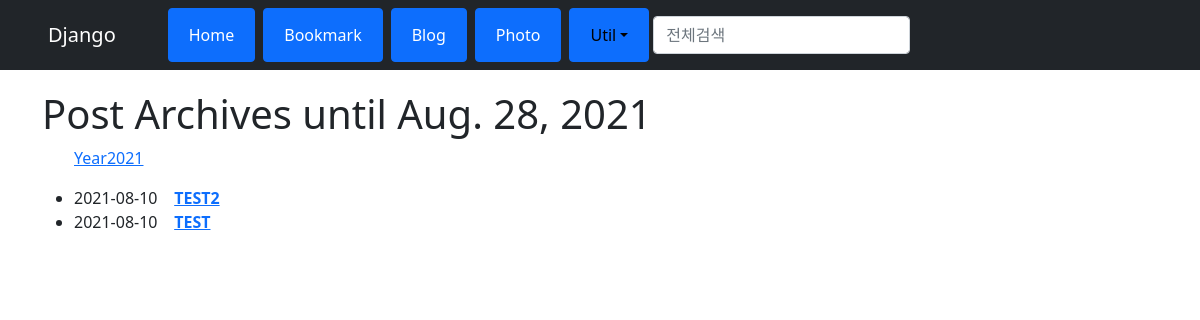
/blog2/archive/, run on an earlier commit of the app's database.
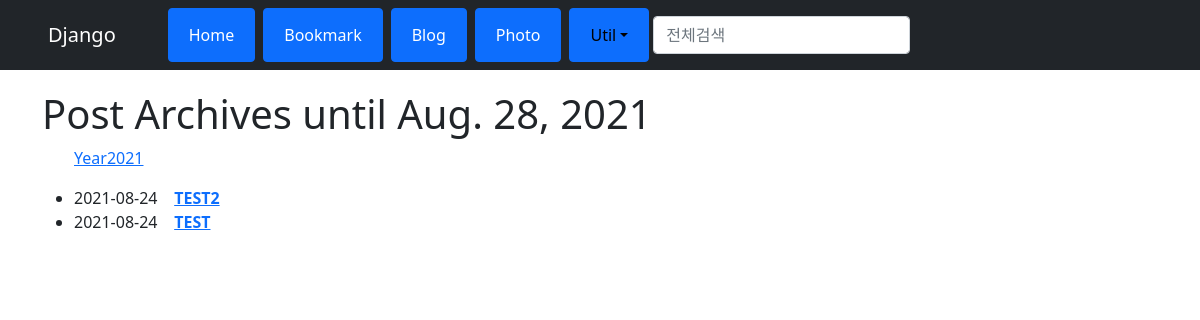
And on a later commit of the database.
### blog2/models.py (models this page shows, shortened)
class Post(models.Model):
    title = models.CharField(verbose_name='TITLE', max_length=50)
    slug = models.SlugField('SLUG', unique=True, allow_unicode=True, help_text='one word for title alias.')
    description = models.CharField('DESCRIPTION', max_length=100, blank=True, help_text='simple description text.')
    content = models.TextField('CONTENT')
    create_dt = models.DateTimeField('CREATE DATE', auto_now_add=True)
    modify_dt = models.DateTimeField('MODIFY DATE', auto_now=True)
    tags = TaggableManager(blank=True)
    class Meta:
        verbose_name = 'post'
        verbose_name_plural = 'posts'
        db_table = 'blog2_posts'
        ordering = ('-modify_dt',)
    def get_absolute_url(self):
        return reverse('blog2:post_detail', args=(self.slug,))

### blog2/views.py (the view)
# urls.py: path('archive/', views.PostAV.as_view(), name='post_archive'),
class PostAV(ArchiveIndexView):
    model = Post
    date_field = 'modify_dt'

### blog2/templates/blog2/post_archive.html (shortened to what this page needs)
{% extends "base.html" %}
{% block content %}
<h1>Post Archives until {% now "N d, Y" %}</h1>
<ul>
    {% for date in date_list %}
    <li style ="display: inline;">
    <a href="{% url 'blog2:post_year_archive' date|date:'Y' %}">Year{{ date|date:"Y" }}</a>
    </li>
    {% endfor %}
</ul>
<div>
    <ul>
        {% for post in object_list %}
        <li>{{ post.modify_dt|date:"Y-m-d" }}&nbsp;&nbsp;&nbsp;
            <a href="{{ post.get_absolute_url }}"><strong>{{ post.title }}</strong></a>
        </li>
        {% endfor %}
    </ul>
</div>
{% endblock %}

### templates/base.html (shortened to what this page needs)
<!DOCTYPE html>
<html lang="ko">
    <head>
        <link href="https://cdn.jsdelivr.net/npm/bootstrap@5.1.0/dist/css/bootstrap.min.css" rel="stylesheet">
    </head>
    <body style= "padding-top:90px">
      <nav class="navbar navbar-expand-lg navbar-dark bg-dark fixed-top">
          <span class="navbar-brand mx-5 mb-0 font-weight-bold font-italic">Django</span>
          <div class="collapse navbar-collapse" id="navbarSupportedContent">
            <ul class="navbar-nav mr-auto">
              <li class="nav-item mx-1 btn btn-primary">
                <a class="nav-link text-white" href="{% url 'home' %}">Home</a>
              </li>
              <li class="nav-item mx-1 btn btn-primary">
                <a class="nav-link text-white" href="{% url 'bookmark:index' %}">Bookmark</a>
              </li>
              <li class="nav-item mx-1 btn btn-primary">
                <a class="nav-link text-white" href="{% url 'blog2:index' %}">Blog</a>
              </li>
              <li class="nav-item mx-1 btn btn-primary">
                <a class="nav-link text-white" href="">Photo</a>
              </li>
              <li class="nav-item dropdown mx-1 btn btn-primary">
                <a class="nav-link dropdown-toggle text-black" href="#" data-toggle="dropdown">Util</a>
              </li>
            </ul>
            <form class="form-inline my-2" action="" method="post"> {% csrf_token %}
                <input class="form-control mr-sm-2" type="search" placeholder="전체검색" name="search_word">
            </form>
          </div>
      </nav>
      <div class="container">
        {% block content %} {% endblock %}
      </div>
    </body>
</html>

What changed in the data, as far as the page shows it:
changed Post "TEST2": modify_dt "2021-08-10" → "2021-08-24"
changed Post "TEST": modify_dt "2021-08-10" → "2021-08-24"
